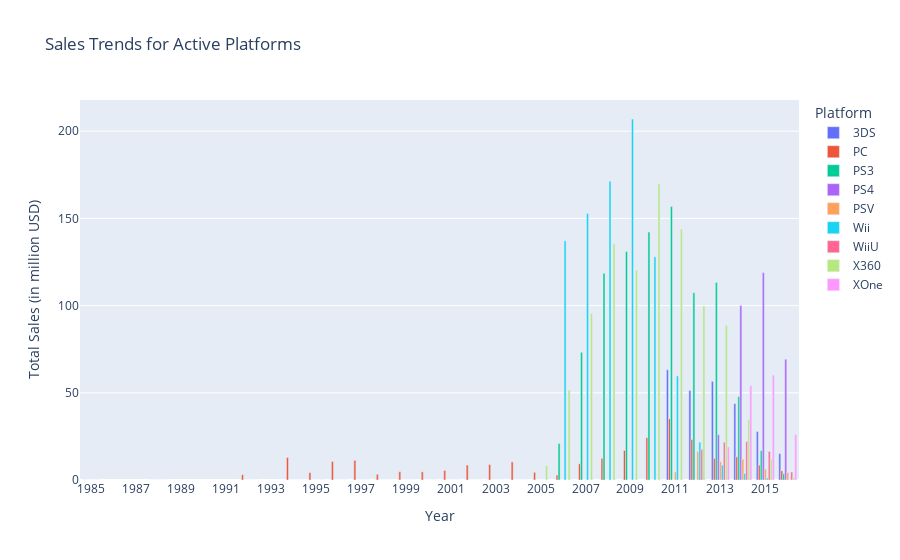

Notebook cell for this chart:
### Markdown cell above
#### Sales Trend for Active Platforms

### Code cell
#Plot of Sales Trend for Active Platforms

# Define the list of platforms to filter
active_platforms_list = selected_platforms

# Filter the dataframe to include only rows where platform is in the list
filtered_df = df[df['platform'].isin(active_platforms_list)]

# Create the pivot table for the filtered data
sales_by_platform = filtered_df.pivot_table(
    index='year_of_release', 
    columns='platform', 
    values='total_sales', 
    aggfunc='sum'
).fillna(0)

# Filter the sales data for only the top platforms
sales_by_platform_filtered = sales_by_platform[active_platforms_list].reset_index()

# Melt the data for use with Plotly Express
melted_data = sales_by_platform_filtered.melt(
    id_vars='year_of_release', 
    var_name='platform', 
    value_name='total_sales'
)

# Define tick values (for example, every 2 years)
tick_values = list(range(int(melted_data['year_of_release'].min()), 
                         int(melted_data['year_of_release'].max()) + 1, 2))

# Create a bar plot using Plotly Express
fig = px.bar(
    melted_data, 
    x='year_of_release', 
    y='total_sales', 
    color='platform', 
    title="Sales Trends for Active Platforms",
    labels={
        'year_of_release': 'Year',
        'total_sales': 'Total Sales (in million USD)',
        'platform': 'Platform'
    },
    barmode='group'
)

# Update the layout to format x-axis ticks
fig.update_layout(
    xaxis=dict(
        tickmode='array',
        tickvals=tick_values,
        ticktext=[str(year) for year in tick_values]
    ),
    hovermode='x unified'
)

# Show the plot
fig.show()

### Figure 1 — Plotly figure (JSON) as saved in the notebook; plotly's stock layout.template omitted (floating-point values rounded to 4 significant figures)
{"data": [{"alignmentgroup": "True", "hovertemplate": "Platform=3DS<br>Year=%{x}<br>Total Sales (in million USD)=%{y}<extra></extra>", "legendgroup": "3DS", "marker": {"color": "#636efa", "pattern": {"shape": ""}}, "name": "3DS", "offsetgroup": "3DS", "orientation": "v", "showlegend": true, "textposition": "auto", "type": "bar", "x": [1985, 1988, 1992, 1994, 1995, 1996, 1997, 1998, 1999, 2000, 2001, 2002, 2003, 2004, 2005, 2006, 2007, 2008, 2009, 2010, 2011, 2012, 2013, 2014, 2015, 2016], "xaxis": "x", "y": [0, 0, 0, 0, 0, 0, 0, 0, 0, 0, 0, 0, 0, 0, 0, 0, 0, 0, 0, 0, 63.2, 51.36, 56.57, 43.76, 27.78, 15.14], "yaxis": "y"}, {"alignmentgroup": "True", "hovertemplate": "Platform=PC<br>Year=%{x}<br>Total Sales (in million USD)=%{y}<extra></extra>", "legendgroup": "PC", "marker": {"color": "#EF553B", "pattern": {"shape": ""}}, "name": "PC", "offsetgroup": "PC", "orientation": "v", "showlegend": true, "textposition": "auto", "type": "bar", "x": [1985, 1988, 1992, 1994, 1995, 1996, 1997, 1998, 1999, 2000, 2001, 2002, 2003, 2004, 2005, 2006, 2007, 2008, 2009, 2010, 2011, 2012, 2013, 2014, 2015, 2016], "xaxis": "x", "y": [0.04, 0.03, 3.03, 12.87, 4.22, 10.58, 11.27, 3.26, 4.74, 4.66, 5.47, 8.57, 8.84, 10.39, 4.37, 2.85, 9.28, 12.42, 16.91, 24.28, 35.03, 23.22, 12.38, 13.28, 8.52, 5.25], "yaxis": "y"}, {"alignmentgroup": "True", "hovertemplate": "Platform=PS3<br>Year=%{x}<br>Total Sales (in million USD)=%{y}<extra></extra>", "legendgroup": "PS3", "marker": {"color": "#00cc96", "pattern": {"shape": ""}}, "name": "PS3", "offsetgroup": "PS3", "orientation": "v", "showlegend": true, "textposition": "auto", "type": "bar", "x": [1985, 1988, 1992, 1994, 1995, 1996, 1997, 1998, 1999, 2000, 2001, 2002, 2003, 2004, 2005, 2006, 2007, 2008, 2009, 2010, 2011, 2012, 2013, 2014, 2015, 2016], "xaxis": "x", "y": [0, 0, 0, 0, 0, 0, 0, 0, 0, 0, 0, 0, 0, 0, 0, 20.96, 73.19, 118.5, 130.9, 142.2, 156.8, 107.4, 113.2, 47.76, 16.82, 3.6], "yaxis": "y"}, {"alignmentgroup": "True", "hovertemplate": "Platform=PS4<br>Year=%{x}<br>Total Sales (in million USD)=%{y}<extra></extra>", "legendgroup": "PS4", "marker": {"color": "#ab63fa", "pattern": {"shape": ""}}, "name": "PS4", "offsetgroup": "PS4", "orientation": "v", "showlegend": true, "textposition": "auto", "type": "bar", "x": [1985, 1988, 1992, 1994, 1995, 1996, 1997, 1998, 1999, 2000, 2001, 2002, 2003, 2004, 2005, 2006, 2007, 2008, 2009, 2010, 2011, 2012, 2013, 2014, 2015, 2016], "xaxis": "x", "y": [0, 0, 0, 0, 0, 0, 0, 0, 0, 0, 0, 0, 0, 0, 0, 0, 0, 0, 0, 0, 0, 0, 25.99, 100, 118.9, 69.25], "yaxis": "y"}, {"alignmentgroup": "True", "hovertemplate": "Platform=PSV<br>Year=%{x}<br>Total Sales (in million USD)=%{y}<extra></extra>", "legendgroup": "PSV", "marker": {"color": "#FFA15A", "pattern": {"shape": ""}}, "name": "PSV", "offsetgroup": "PSV", "orientation": "v", "showlegend": true, "textposition": "auto", "type": "bar", "x": [1985, 1988, 1992, 1994, 1995, 1996, 1997, 1998, 1999, 2000, 2001, 2002, 2003, 2004, 2005, 2006, 2007, 2008, 2009, 2010, 2011, 2012, 2013, 2014, 2015, 2016], "xaxis": "x", "y": [0, 0, 0, 0, 0, 0, 0, 0, 0, 0, 0, 0, 0, 0, 0, 0, 0, 0, 0, 0, 4.63, 16.19, 10.59, 11.9, 6.25, 4.25], "yaxis": "y"}, {"alignmentgroup": "True", "hovertemplate": "Platform=Wii<br>Year=%{x}<br>Total Sales (in million USD)=%{y}<extra></extra>", "legendgroup": "Wii", "marker": {"color": "#19d3f3", "pattern": {"shape": ""}}, "name": "Wii", "offsetgroup": "Wii", "orientation": "v", "showlegend": true, "textposition": "auto", "type": "bar", "x": [1985, 1988, 1992, 1994, 1995, 1996, 1997, 1998, 1999, 2000, 2001, 2002, 2003, 2004, 2005, 2006, 2007, 2008, 2009, 2010, 2011, 2012, 2013, 2014, 2015, 2016], "xaxis": "x", "y": [0, 0, 0, 0, 0, 0, 0, 0, 0, 0, 0, 0, 0, 0, 0, 137.2, 152.8, 171.3, 207.0, 128.0, 59.65, 21.71, 8.59, 3.75, 1.14, 0.18], "yaxis": "y"}, {"alignmentgroup": "True", "hovertemplate": "Platform=WiiU<br>Year=%{x}<br>Total Sales (in million USD)=%{y}<extra></extra>", "legendgroup": "WiiU", "marker": {"color": "#FF6692", "pattern": {"shape": ""}}, "name": "WiiU", "offsetgroup": "WiiU", "orientation": "v", "showlegend": true, "textposition": "auto", "type": "bar", "x": [1985, 1988, 1992, 1994, 1995, 1996, 1997, 1998, 1999, 2000, 2001, 2002, 2003, 2004, 2005, 2006, 2007, 2008, 2009, 2010, 2011, 2012, 2013, 2014, 2015, 2016], "xaxis": "x", "y": [0, 0, 0, 0, 0, 0, 0, 0, 0, 0, 0, 0, 0, 0, 0, 0, 0, 0, 0, 0, 0, 17.56, 21.65, 22.03, 16.35, 4.6], "yaxis": "y"}, {"alignmentgroup": "True", "hovertemplate": "Platform=X360<br>Year=%{x}<br>Total Sales (in million USD)=%{y}<extra></extra>", "legendgroup": "X360", "marker": {"color": "#B6E880", "pattern": {"shape": ""}}, "name": "X360", "offsetgroup": "X360", "orientation": "v", "showlegend": true, "textposition": "auto", "type": "bar", "x": [1985, 1988, 1992, 1994, 1995, 1996, 1997, 1998, 1999, 2000, 2001, 2002, 2003, 2004, 2005, 2006, 2007, 2008, 2009, 2010, 2011, 2012, 2013, 2014, 2015, 2016], "xaxis": "x", "y": [0, 0, 0, 0, 0, 0, 0, 0, 0, 0, 0, 0, 0, 0, 8.25, 51.62, 95.41, 135.3, 120.3, 170.0, 143.8, 99.74, 88.58, 34.74, 11.96, 1.52], "yaxis": "y"}, {"alignmentgroup": "True", "hovertemplate": "Platform=XOne<br>Year=%{x}<br>Total Sales (in million USD)=%{y}<extra></extra>", "legendgroup": "XOne", "marker": {"color": "#FF97FF", "pattern": {"shape": ""}}, "name": "XOne", "offsetgroup": "XOne", "orientation": "v", "showlegend": true, "textposition": "auto", "type": "bar", "x": [1985, 1988, 1992, 1994, 1995, 1996, 1997, 1998, 1999, 2000, 2001, 2002, 2003, 2004, 2005, 2006, 2007, 2008, 2009, 2010, 2011, 2012, 2013, 2014, 2015, 2016], "xaxis": "x", "y": [0, 0, 0, 0, 0, 0, 0, 0, 0, 0, 0, 0, 0, 0, 0, 0, 0, 0, 0, 0, 0, 0, 18.96, 54.07, 60.14, 26.15], "yaxis": "y"}], "layout": {"barmode": "group", "hovermode": "x unified", "legend": {"title": {"text": "Platform"}, "tracegroupgap": 0}, "title": {"text": "Sales Trends for Active Platforms"}, "xaxis": {"anchor": "y", "domain": [0, 1], "tickmode": "array", "ticktext": ["1985", "1987", "1989", "1991", "1993", "1995", "1997", "1999", "2001", "2003", "2005", "2007", "2009", "2011", "2013", "2015"], "tickvals": [1985, 1987, 1989, 1991, 1993, 1995, 1997, 1999, 2001, 2003, 2005, 2007, 2009, 2011, 2013, 2015], "title": {"text": "Year"}}, "yaxis": {"anchor": "x", "domain": [0, 1], "title": {"text": "Total Sales (in million USD)"}}}}
